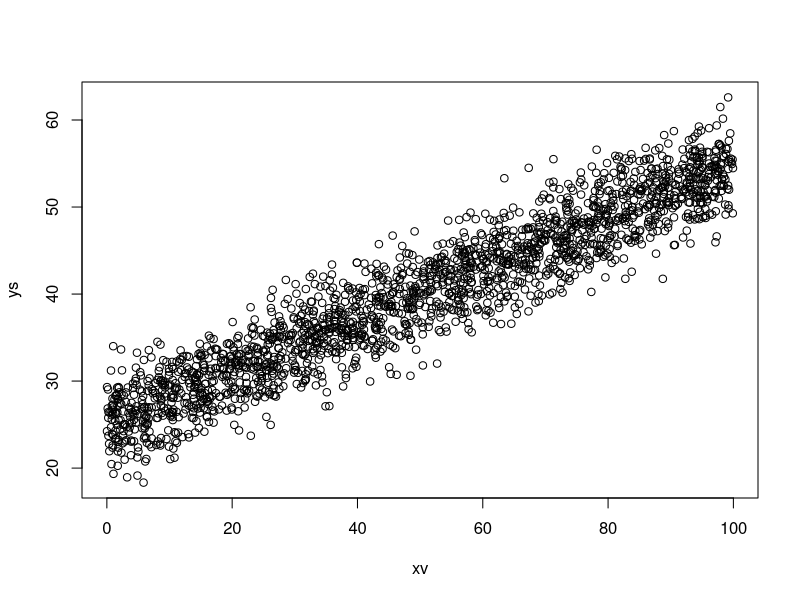
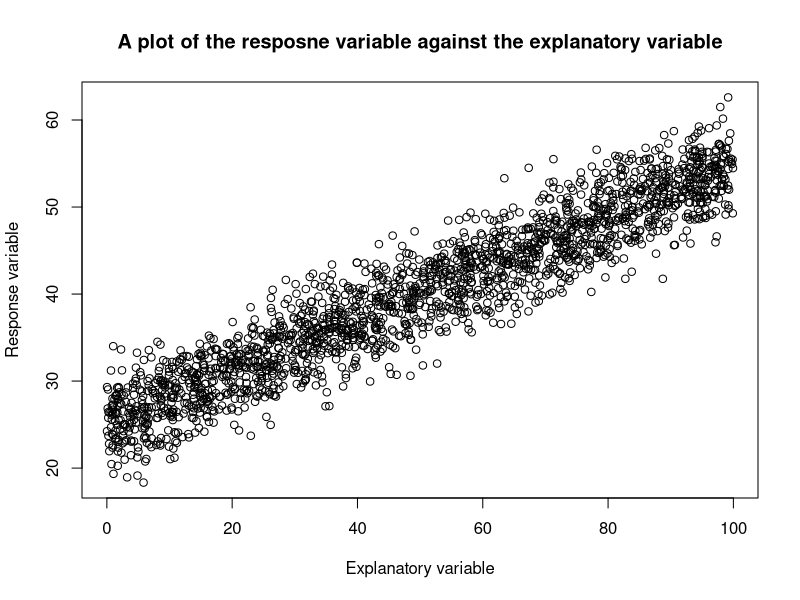
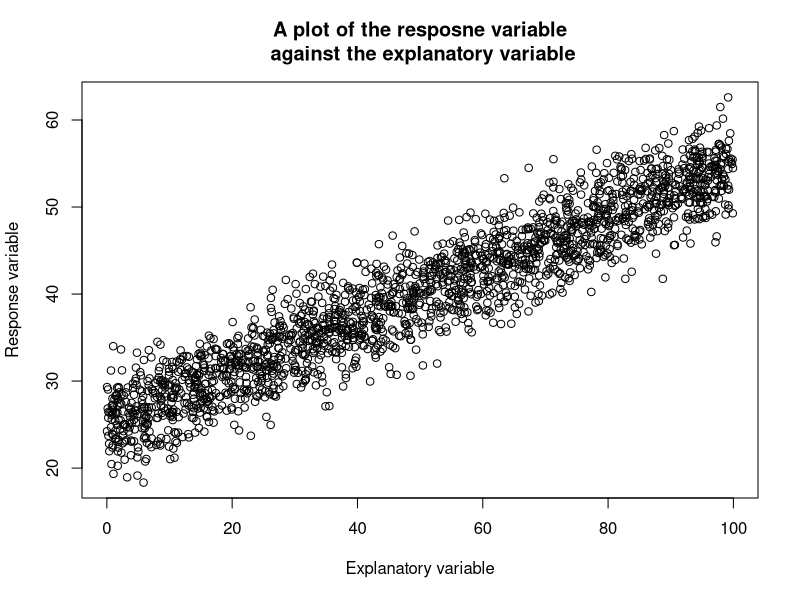
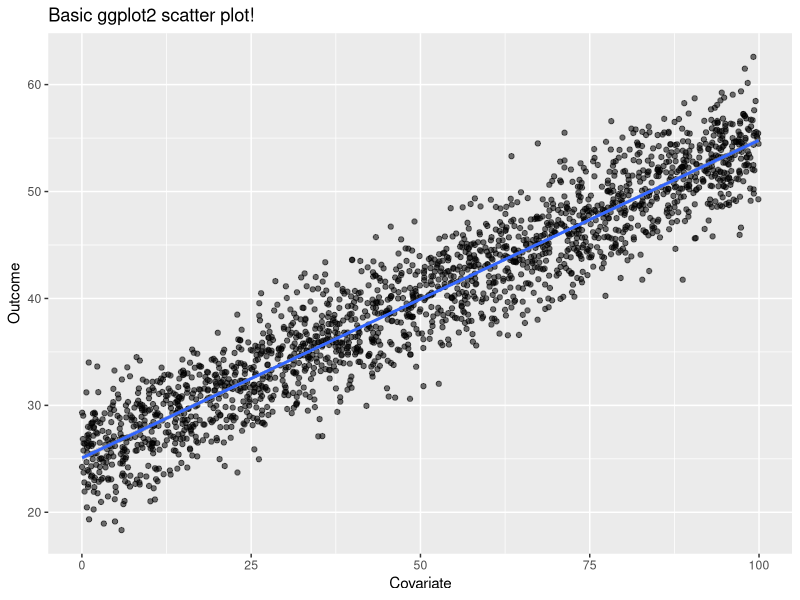
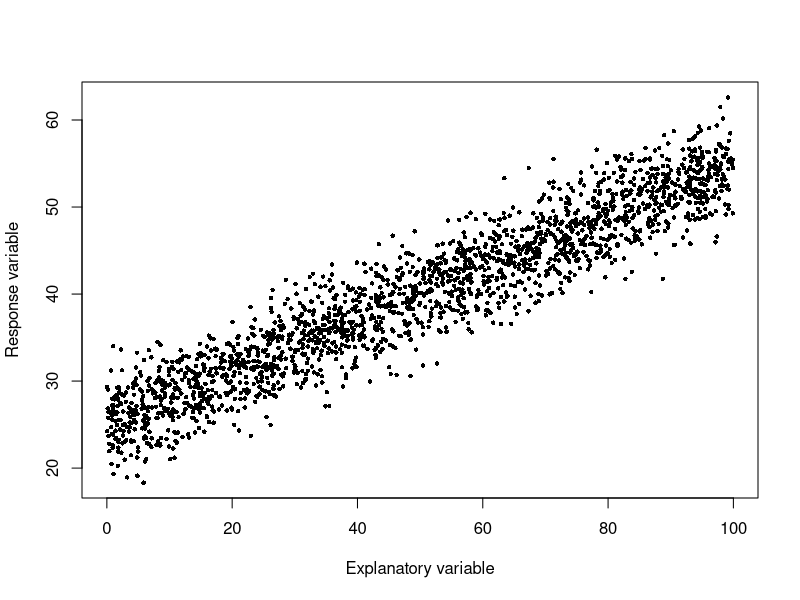
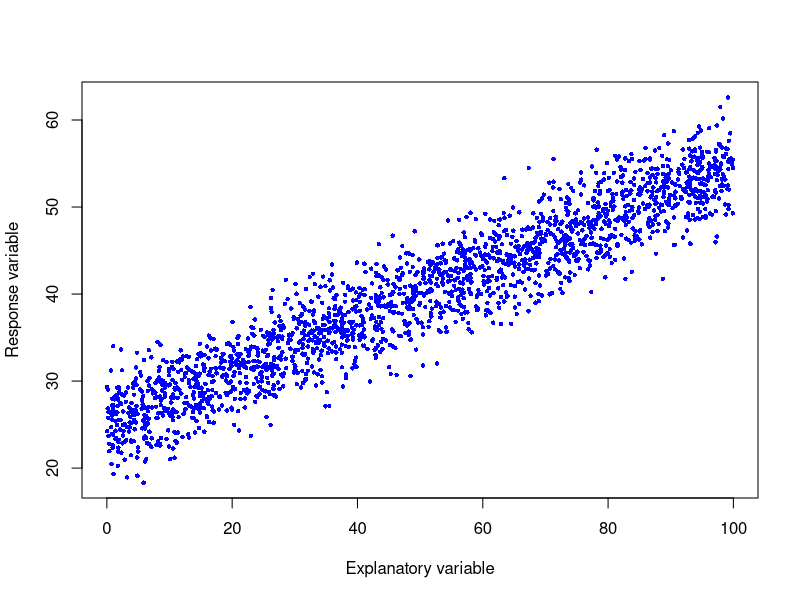
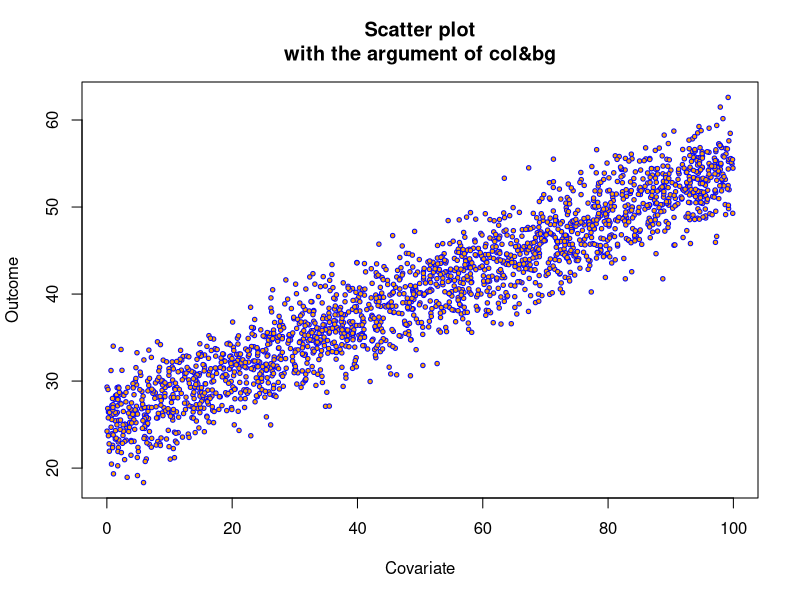
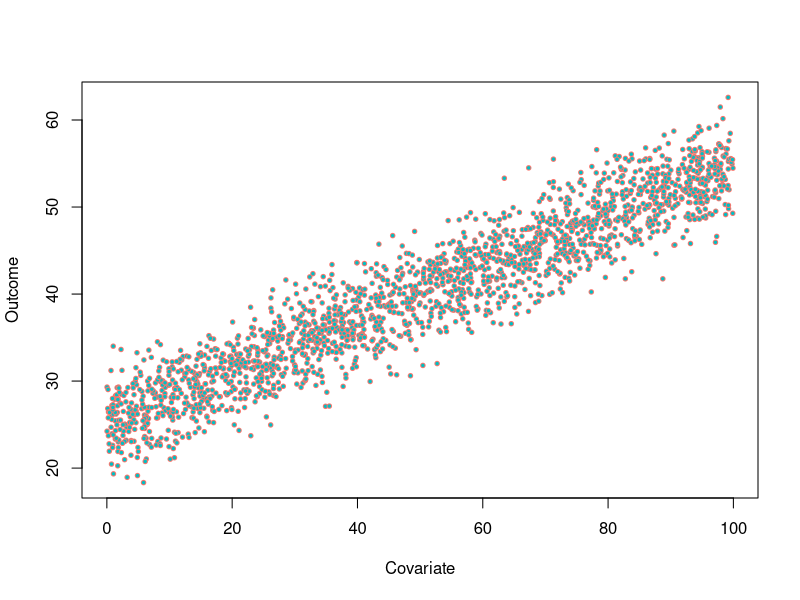

The R source for these figures, in order: (Note: this script raises an error after producing the figures.)
setwd("C:/Users/user/OneDrive/바탕 화면/leaRning")

scatter1 <- read.table("Datasets/scatter1.txt", header = T)
attach(scatter1)
head(scatter1)

# Basic Scatter plot
plot(xv, ys)

# Axes labes and Titles
plot(xv, ys, xlab = "Explanatory variable", ylab = "Response variable",
     main = "A plot of the resposne variable against the explanatory variable")

# Break the line
plot(xv, ys, xlab = "Explanatory variable", ylab = "Response variable",
     main = "A plot of the resposne variable\n against the explanatory variable")

library(ggplot2)
ggplot(scatter1,aes(xv, ys)) + 
  geom_point(aes(alpha = 0.5), show.legend = F) +
  stat_smooth(method = "lm") +
  labs(title = "Basic ggplot2 scatter plot!") +
  ylab("Outcome") +
  xlab("Covariate")

# Plotting symbols and colors
# default cex = 1
plot(xv, ys, xlab = "Explanatory variable", ylab = "Response variable",
     pch = 16, cex = 0.6)

# col argument
# col = "color name"
# col = "#RRGGBB"
plot(xv, ys, xlab = "Explanatory variable", ylab = "Response variable",
     pch = 16, cex = 0.6, col = "blue")

# bg = "color name" is a background color for "symbols"
plot(xv, ys, xlab = "Covariate", ylab = "Outcome",
     pch = 21, cex = 0.6, col = "blue", bg = "orange")
title(main = "Scatter plot\nwith the argument of col&bg")

# install.packages("scales")
library(scales)

# hue_pal() function in the "scales" package
plot(xv, ys, xlab = "Covariate", ylab = "Outcome",
     pch = 21, cex = 0.6, 
     col = hue_pal()(2)[1], bg = hue_pal()(2)[2])


# Saving graphics for publication-quality graphics
pdf("myplot.pdf", width = 7, height = 4)

plot(xv, ys, xlab = "Covariate", ylab = "Outcome",
     pch = 21, cex = 0.6, 
     col = hue_pal()(2)[1], bg = hue_pal()(2)[2])

dev.off()
detach(scatter1)

# bmp(), png(), jpeg(), tiff(), and postscript() can do similar things.

# Univariate plots
# Plot name    | Variable type | R function
# Histogram    | Numeric       | hist()
# Density plot | Numeric       | density()
# Boxplot      | Numeric       | box()
# Dotplot      | Numeric       | stripchart()
# Bar chart    | Categorical   | barplot()
# Pie chart    | Categorical   | pie()

# Histograms
daph <- read.table("Datasets/daphnia.txt", header = T)
attach(daph)

hist(Growth.rate, col = hue_pal()(4)[1], main = "")

# Manipulating bins by 'breaks' argument
hist(Growth.rate, breaks = seq(0, 8, 0.25),
     col = hue_pal()(4)[1], main = "")
hist(Growth.rate, breaks = seq(0, 8, 0.5),
     col = hue_pal()(4)[1], main = "")
hist(Growth.rate, breaks = seq(0, 8, 2),
     col = hue_pal()(4)[1], main = "")
hist(Growth.rate, breaks = c(0,1,3,4,8),
     col = hue_pal()(4)[1], main = "")

values <- rpois(1000, 1.7)
hist(values, breaks = (-0.5 : 8.5), col = hue_pal()(4)[1],
     main = "", xlab = "random numbers from a Poisson\nwith mean 1.7")

# Use density on y axis
hist(Growth.rate, col = hue_pal()(4)[1], main = "", freq= F)

# Density plots
plot(density(Growth.rate), col = hue_pal() (4) [1],
     xlab = "Daphnia growth rate", main = "")
polygon ( density (Growth.rate), col = hue_pal () (4) [1],
          xlab = "Daphnia growth rate", main = "")

# Vanilla density function
density(Growth.rate)

# Superimpose the estimated density on a histogram
hist(Growth.rate, col = hue_pal() (4)[1], main="",
     freq=F)
lines(density(Growth.rate))

# Boxplots
boxplot(Growth.rate, col = hue_pal()(4)[1], 
        ylab = "Daphnia growth rate")
boxplot(Growth.rate, col = hue_pal()(4)[1], 
        xlab = "Daphnia growth rate",
        horizontal = T)

new<-data.frame(Growth.rate=c(10,11))
daph.outlied <- rbind(as.data.frame(Growth.rate), new)
daph.outlied

boxplot(daph.outlied, col = "blue", 
        xlab = "Daphnia growth rate")

# Dotplots
caterpillar <- read.table("Datasets/caterpillar.txt", header = T)
stripchart(caterpillar$growth, xlab = "Caterpillar growth",
           col = hue_pal()(2)[1])
stripchart(caterpillar$growth, xlab = "Caterpillar growth",
           col = hue_pal()(2)[2],
           method = 'jitter', jitter = 1, pch = 16, cex = 2)
stripchart(caterpillar$growth, xlab = "Caterpillar growth",
           col = hue_pal()(2)[2],
           method = 'stack', pch = 16, cex = 2)

# Bar charts
hair_eye <- read.table("Datasets/hair_eye.txt", header= T)
table_hair <- table(hair_eye$Hair)
table_hair
barplot(table_hair, col = hue_pal()(4), ylab = "Frequency")

# Pie charts
piedata <- read.csv("Datasets/piedata.csv")
piedata
pie(piedata$amounts, labels = as.character(piedata$names),
    col = hue_pal()(5))

# Bivariate plots
# Cartesian : plot(x, y)
# formula : plot(y ~ x)
attach(scatter1)
names(scatter1)

plot(xv, ys, col = hue_pal()(3)[1], pch = 16, cex = 0.6)

# mapping lines on scatter plot
plot(xv, ys, col = hue_pal()(3)[1], cex=0.6,
     xlab="Covariate", ylab="Outcome")
abline(v=40, col=hue_pal()(3)[2], lwd=3)
plot(xv, ys, col = hue_pal()(3)[1], cex=0.6,
     xlab="Covariate", ylab="Outcome")
abline(lm(ys~xv), col=hue_pal()(3)[2], lwd=3)

scatter2 <- read.table("Datasets/scatter2.txt", header=T)
attach(scatter2)
names(scatter2)

plot(xv, ys, col = hue_pal()(3)[1], cex = 0.6,
     xlab = "Covariate", ylab = "Outcome")
abline(lm(ys ~ xv), lty = 1, lwd = 2)
points(xv2, ys2, col = hue_pal()(3)[2], pch = 16, cex =0.6)
abline(lm(ys2 ~ xv2), lty = 2, lwd = 2)

# Let all of the points from both datasets appear on the plot
plot(c(xv, xv2), c(ys, ys2), xlab = "Covariate", ylab = "Outcome",
     type = "n")
points(xv, ys, col = hue_pal()(3)[1], pch = 16, cex = 0.6)
points(xv2, ys2, col = hue_pal()(3)[2], pch = 16, cex = 0.6)
abline(lm(ys~xv), lty=1, lwd=2)
abline(lm(ys2~xv2), lty=2, lwd=2)

# Arbitrarily set the limits of axes
range(c(xv, xv2))# 0~100
range(c(ys, ys2))# 0~70

plot(xv, ys, xlim=c(0, 100), ylim=c(0, 70),
     xlab="Covariate", ylab="Outcome",
     col=hue_pal()(3)[1], pch=16, cex=0.6)
points(xv2, ys2, col=hue_pal()(3)[2], pch=16, cex=0.6)
abline(lm(ys ~ xv), lty=1, lwd=2)
abline(lm(ys2 ~ xv2), lty=2, lwd=2)

# Adding a legned!
# The locator(1) function can choose the location of legned
# by single mouse click!
legend(locator(1), c("Dataset 1", "Dataset 2"),
       pch=16, col=hue_pal()(3)[1:2])
# Or specify the number in the axes
legend(0, 70, c("Dataset 1", "Dataset 2"), pch = 16,
                col = hue_pal()(3)[1:2])
detach(scatter1)
detach(scatter2)

# Plots with duplicated observations
longdata <- read.table("Datasets/longdata.txt", header=T)
attach(longdata)
names(longdata)

# Simple scatter plot
plot(xlong, ylong, col=hue_pal()(3)[1], xlab="Input", ylab="Count")

# Jittered scatter plot
plot(jitter(xlong, amount=1), 
     jitter(ylong, amount=1),
     xlab="Input", ylab="Count", col=hue_pal()(4)[1])

# Sunflower plot
sunflowerplot(xlong, ylong, xlab="Input", ylab="Count",
              col=hue_pal()(4)[1], size = 0.05)

# Preparing data for the bubble plot
tab_longdata <- table(ylong, xlong)
tab_longdata_df <- as.data.frame(tab_longdata)
tab_longdata_df <- tab_longdata_df[!(tab_longdata_df$Freq == 0),]

# Setting the radius of circles 
# so that area of bubble represents frequency
radius_area <- sqrt(tab_longdata_df$Freq/pi)
symbols(tab_longdata_df$xlong, tab_longdata_df$ylong,
        circles=radius_area, xlab="Input", ylab="Count",
        inches=0.3, bg=hue_pal()(4)[1])

